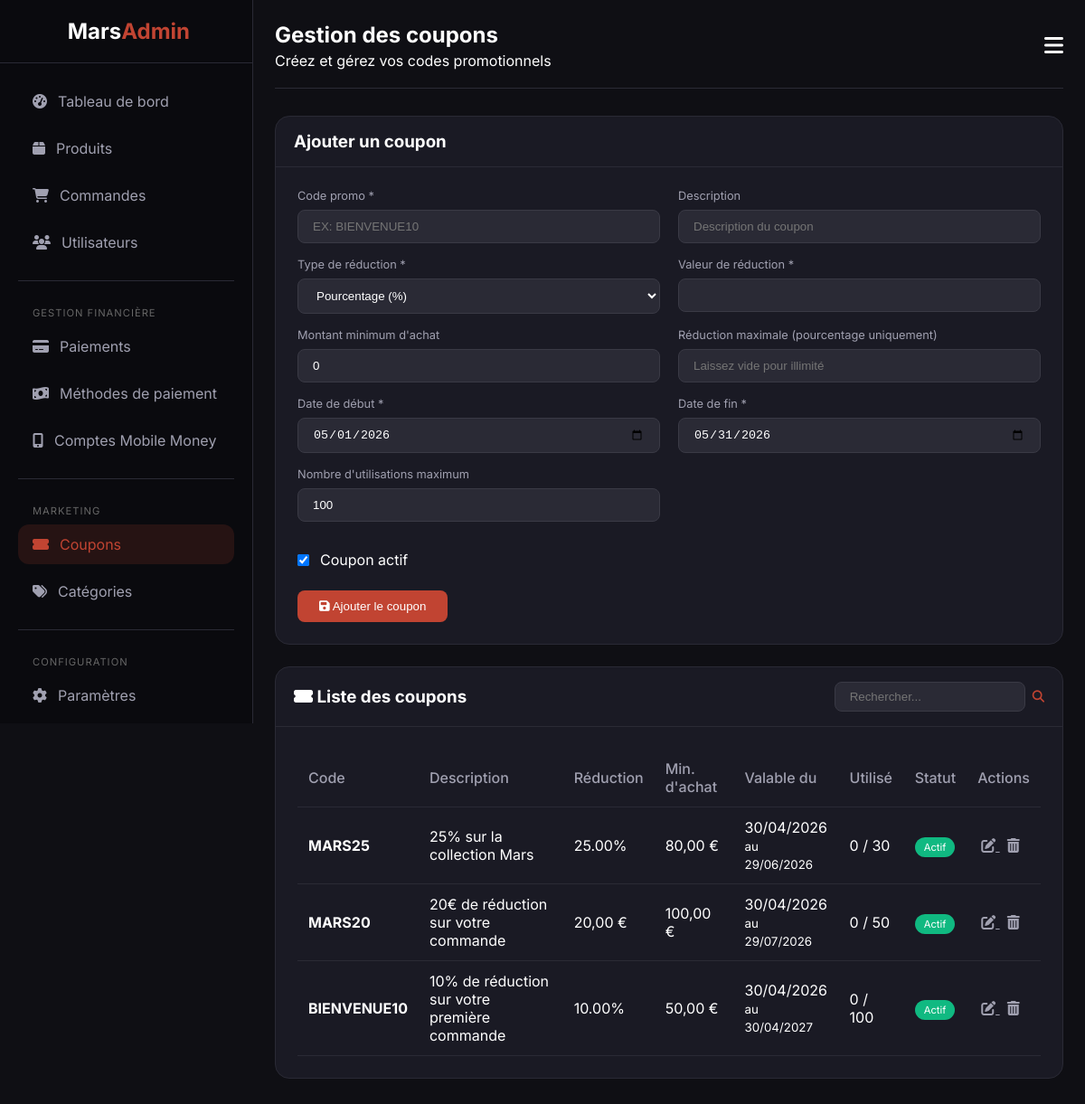
Page /admin/coupons.php (signed in) on the committed database.
### tables this page shows
CREATE TABLE coupons (
    id INT AUTO_INCREMENT PRIMARY KEY,
    code VARCHAR(50) UNIQUE NOT NULL,
    description VARCHAR(255),
    discount_type ENUM('percentage', 'fixed') DEFAULT 'percentage',
    discount_value DECIMAL(10,2) NOT NULL,
    min_order_amount DECIMAL(10,2) DEFAULT 0,
    max_discount DECIMAL(10,2) DEFAULT NULL,
    valid_from DATE NOT NULL,
    valid_to DATE NOT NULL,
    usage_limit INT DEFAULT 1,
    used_count INT DEFAULT 0,
    per_user_limit INT DEFAULT 1,
    is_active BOOLEAN DEFAULT TRUE,
    created_at TIMESTAMP DEFAULT CURRENT_TIMESTAMP,
    INDEX idx_code (code),
    INDEX idx_valid (valid_from, valid_to),
    INDEX idx_active (is_active)
);

### includes/functions.php (called while the page is built, shortened)
<?php
function formatPrice(float $price): string {
    return number_format($price, 2, ',', ' ') . ' €';
}
function clean(?string $string): string {
    return htmlspecialchars($string ?? '', ENT_QUOTES, 'UTF-8');
}

### admin/coupons.php (the view, shortened to what this page needs)
<?php
require_once '../includes/functions.php';
$conn = getConnection();
$search = isset($_GET['search']) ? clean($_GET['search']) : '';
$sql = "SELECT * FROM coupons WHERE 1=1";
$sql .= " ORDER BY id DESC";
$stmt = $conn->prepare($sql);
if ($search) {
    $search_param = "%$search%";
    $stmt->execute([$search_param, $search_param]);
} else {
    $stmt->execute();
}
$coupons = $stmt->fetchAll();
$edit_coupon = null;
?>
<!DOCTYPE html>
<html lang="fr">
<head>
    <link rel="stylesheet" href="https://cdnjs.cloudflare.com/ajax/libs/font-awesome/6.4.0/css/all.min.css">
</head>
<body>
<div class="admin-wrapper">
    <?php include 'includes/sidebar.php'; ?>
    <main class="admin-main">
        <div class="admin-header">
            <div class="page-title">
                <h1>Gestion des coupons</h1>
                <p>Créez et gérez vos codes promotionnels</p>
            </div>
            <div class="admin-user">
                <button class="mobile-toggle" id="mobileToggle" style="background:none;border:none;color:white;font-size:1.5rem;cursor:pointer;">
                    <i class="fas fa-bars"></i>
                </button>
            </div>
        </div>
        <div class="card">
            <div class="card-header">
                <h3><?php echo $edit_coupon ? 'Modifier le coupon' : 'Ajouter un coupon'; ?></h3>
            </div>
            <div class="card-body">
                <form method="POST">
                    <div class="form-row">
                        <div class="form-group">
                            <label>Code promo *</label>
                            <input type="text" name="code" required value="<?php echo $edit_coupon['code'] ?? ''; ?>" placeholder="EX: BIENVENUE10">
                        </div>
                        <div class="form-group">
                            <label>Description</label>
                            <input type="text" name="description" value="<?php echo $edit_coupon['description'] ?? ''; ?>" placeholder="Description du coupon">
                        </div>
                    </div>
                    <div class="form-row">
                        <div class="form-group">
                            <label>Type de réduction *</label>
                            <select name="discount_type" required>
                                <option value="percentage" <?php echo ($edit_coupon['discount_type'] ?? '') == 'percentage' ? 'selected' : ''; ?>>Pourcentage (%)</option>
                            </select>
                        </div>
                        <div class="form-group">
                            <label>Valeur de réduction *</label>
                            <input type="number" step="0.01" name="discount_value" required value="<?php echo $edit_coupon['discount_value'] ?? ''; ?>">
                        </div>
                    </div>
                    <div class="form-row">
                        <div class="form-group">
                            <label>Montant minimum d'achat</label>
                            <input type="number" step="0.01" name="min_order_amount" value="<?php echo $edit_coupon['min_order_amount'] ?? 0; ?>">
                        </div>
                        <div class="form-group">
                            <label>Réduction maximale (pourcentage uniquement)</label>
                            <input type="number" step="0.01" name="max_discount" value="<?php echo $edit_coupon['max_discount'] ?? ''; ?>" placeholder="Laissez vide pour illimité">
                        </div>
                    </div>
                    <div class="form-row">
                        <div class="form-group">
                            <label>Date de début *</label>
                            <input type="date" name="valid_from" required value="<?php echo $edit_coupon['valid_from'] ?? date('Y-m-d'); ?>">
                        </div>
                        <div class="form-group">
                            <label>Date de fin *</label>
                            <input type="date" name="valid_to" required value="<?php echo $edit_coupon['valid_to'] ?? date('Y-m-d', strtotime('+30 days')); ?>">
                        </div>
                    </div>
                    <div class="form-row">
                        <div class="form-group">
                            <label>Nombre d'utilisations maximum</label>
                            <input type="number" name="usage_limit" value="<?php echo $edit_coupon['usage_limit'] ?? 100; ?>">
                        </div>
                    </div>
                    <div class="checkbox-group">
                        <input type="checkbox" name="is_active" id="is_active" value="1" <?php echo ($edit_coupon['is_active'] ?? 1) ? 'checked' : ''; ?>>
                        <label for="is_active">Coupon actif</label>
                    </div>
                    <div style="margin-top: 24px;">
                        <button type="submit" class="btn-submit">
                            <i class="fas fa-save"></i> <?php echo $edit_coupon ? 'Modifier' : 'Ajouter'; ?> le coupon
                        </button>
                    </div>
                </form>
            </div>
        </div>
        <div class="card">
            <div class="card-header">
                <h3><i class="fas fa-ticket-alt"></i> Liste des coupons</h3>
                <form method="GET" class="search-form">
                    <input type="text" name="search" class="search-input" placeholder="Rechercher..." value="<?php echo clean($search); ?>">
                    <button type="submit" style="background:none;border:none;color:#c14432;"><i class="fas fa-search"></i></button>
                </form>
            </div>
            <div class="card-body">
                <?php if(count($coupons) > 0): ?>
                <table>
                    <thead>
                        <tr>
                            <th>Code</th>
                            <th>Description</th>
                            <th>Réduction</th>
                            <th>Min. d'achat</th>
                            <th>Valable du</th>
                            <th>Utilisé</th>
                            <th>Statut</th>
                            <th>Actions</th>
                        </tr>
                    </thead>
                    <tbody>
                        <?php foreach($coupons as $coupon): ?>
                        <tr>
                            <td><strong><?php echo $coupon['code']; ?></strong></td>
                            <td><?php echo clean($coupon['description']); ?></td>
                            <td>
                                <?php if($coupon['discount_type'] == 'percentage'): ?>
                                <?php echo $coupon['discount_value']; ?>%
                                <?php else: ?>
                                <?php echo formatPrice($coupon['discount_value']); ?>
                                <?php endif; ?>
                            </td>
                            <td><?php echo $coupon['min_order_amount'] > 0 ? formatPrice($coupon['min_order_amount']) : 'Aucun'; ?></td>
                            <td><?php echo date('d/m/Y', strtotime($coupon['valid_from'])); ?> <br>
                            <small>au <?php echo date('d/m/Y', strtotime($coupon['valid_to'])); ?></small>
                            </td>
                            <td><?php echo $coupon['used_count']; ?> / <?php echo $coupon['usage_limit']; ?></td>
                            <td>
                                <?php if($coupon['is_active'] && strtotime($coupon['valid_to']) >= time()): ?>
                                <span class="badge-active">Actif</span>
                                <?php else: ?>
                                <span class="badge-inactive">Inactif</span>
                                <?php endif; ?>
                            </td>
                            <td>
                                <a href="?edit=<?php echo $coupon['id']; ?>" class="btn-icon" title="Modifier">
                                    <i class="fas fa-edit"></i>
                                </a>
                                <a href="?delete=<?php echo $coupon['id']; ?>" class="btn-icon" onclick="return confirm('Supprimer ce coupon ?')" title="Supprimer">
                                    <i class="fas fa-trash-alt"></i>
                                </a>
                            </td>
                        </tr>
                        <?php endforeach; ?>
                    </tbody>
                </table>
                <?php endif; ?>
            </div>
        </div>
    </main>
</div>
</body>
</html>

### admin/coupons.php (style rules this page uses)
* { margin: 0; padding: 0; box-sizing: border-box; }
body { font-family: 'Inter', sans-serif; background: #0f0f14; color: #ffffff; }
.admin-wrapper { display: flex; min-height: 100vh; }
.admin-main { flex: 1; margin-left: 280px; padding: 24px; }
.admin-header { display: flex; justify-content: space-between; align-items: center; margin-bottom: 30px; padding-bottom: 20px; border-bottom: 1px solid #2a2a35; }
.page-title h1 { font-size: 1.5rem; margin-bottom: 4px; }
.card { background: #1a1a24; border: 1px solid #2a2a35; border-radius: 16px; overflow: hidden; margin-bottom: 24px; }
.card-header { padding: 16px 20px; border-bottom: 1px solid #2a2a35; display: flex; justify-content: space-between; align-items: center; flex-wrap: wrap; gap: 16px; }
.card-body { padding: 24px; }
.form-row { display: grid; grid-template-columns: 1fr 1fr; gap: 20px; }
.form-group { margin-bottom: 16px; }
.form-group label { display: block; margin-bottom: 8px; font-size: 0.8rem; color: #a0a0b0; }
.form-group input, .form-group select, .form-group textarea { width: 100%; padding: 10px 16px; background: #2a2a35; border: 1px solid #3a3a45; border-radius: 8px; color: white; }
.checkbox-group { display: flex; align-items: center; gap: 12px; margin-top: 16px; }
.btn-submit { background: #c14432; color: white; padding: 10px 24px; border: none; border-radius: 8px; cursor: pointer; }
table { width: 100%; border-collapse: collapse; }
th, td { padding: 12px; text-align: left; border-bottom: 1px solid #2a2a35; }
th { color: #a0a0b0; font-weight: 500; }
.badge-active { background: #10b981; padding: 4px 10px; border-radius: 20px; font-size: 0.7rem; }
.btn-icon { background: none; border: none; color: #a0a0b0; cursor: pointer; margin: 0 4px; }
.search-form { display: flex; gap: 8px; }
.search-input { padding: 8px 16px; background: #2a2a35; border: 1px solid #3a3a45; border-radius: 8px; color: white; }

### rows in the picture
coupons: code "MARS25", description "25% sur la collection Mars", discount_value "25.00", min_order_amount "80,00 €", valid_from "30/04/2026", valid_to "29/06/2026", used_count "0", usage_limit "30", is_active "Actif"
coupons: code "MARS20", description "20€ de réduction sur votre commande", discount_value "20,00 €", min_order_amount "100,00 €", valid_from "30/04/2026", valid_to "29/07/2026", used_count "0", usage_limit "50", is_active "Actif"
coupons: code "BIENVENUE10", description "10% de réduction sur votre première commande", discount_value "10.00", min_order_amount "50,00 €", valid_from "30/04/2026", valid_to "30/04/2027", used_count "0", usage_limit "100", is_active "Actif"
